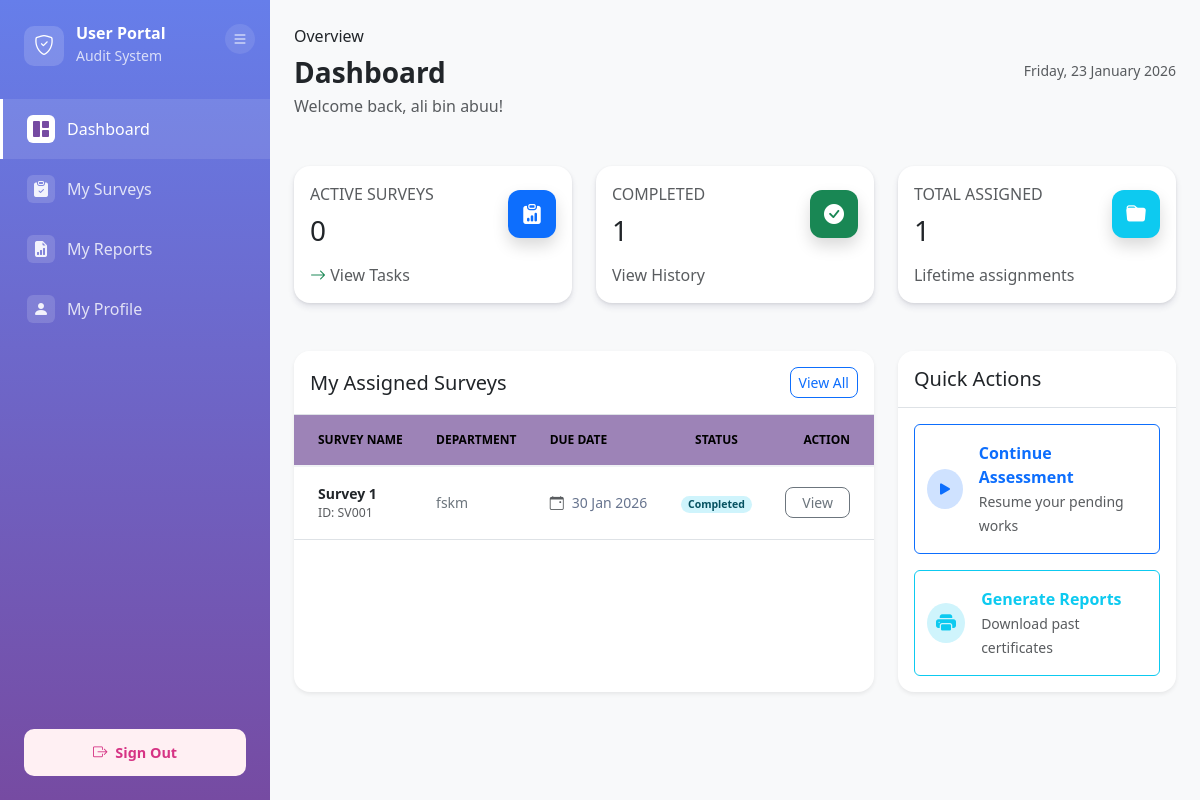
The app's page /modules/user/dashboard.php (signed in) with its own data.
### tables this page shows
CREATE TABLE `user` (
  `user_ID` int(11) NOT NULL,
  `primary_email` varchar(255) NOT NULL,
  `password` varchar(255) DEFAULT NULL,
  `google_sub_id` varchar(255) DEFAULT NULL,
  `full_name` varchar(255) NOT NULL,
  `department` varchar(50) DEFAULT NULL,
  `status` enum('Active','Inactive') NOT NULL DEFAULT 'Active',
  `email_verified` enum('Verified','Not Verified') NOT NULL DEFAULT 'Not Verified',
  `last_login` datetime DEFAULT NULL,
  `created_at` datetime DEFAULT current_timestamp(),
  `updated_at` datetime DEFAULT current_timestamp() ON UPDATE current_timestamp(),
  `user_organization` varchar(100) DEFAULT NULL,
  `user_position` varchar(100) DEFAULT NULL,
  `user_phone_company` varchar(20) DEFAULT NULL,
  `user_handphone_no` varchar(20) DEFAULT NULL
);

CREATE TABLE `user_survey` (
  `user_survey_ID` varchar(10) NOT NULL,
  `survey_ID` varchar(50) DEFAULT NULL,
  `user_ID` int(11) DEFAULT NULL,
  `status` enum('Pending','In progress','Completed','Expired') DEFAULT 'Pending'
);

CREATE TABLE `survey` (
  `survey_ID` varchar(50) NOT NULL,
  `survey_name` varchar(30) NOT NULL,
  `department` varchar(50) DEFAULT NULL,
  `start_date` datetime DEFAULT NULL,
  `end_date` datetime DEFAULT NULL,
  `status` varchar(100) DEFAULT NULL,
  `survey_description` varchar(500) DEFAULT NULL,
  `created_by` varchar(10) DEFAULT NULL,
  `created_at` datetime DEFAULT NULL,
  `updated_id` varchar(10) DEFAULT NULL,
  `updated_by` date DEFAULT NULL
);

### src/modules/user/dashboard.php (the view, shortened to what the rows shown need)
<?php
require_once '../../config/config.php';
$db = new Database();
$user_ID = getCurrentUserId();
$current_time = date('Y-m-d H:i:s');
$status_sql = "SELECT status, full_name, primary_email FROM user WHERE user_ID = :user_ID LIMIT 1";
$user_data = $db->fetchOne($status_sql, [':user_ID' => $user_ID]);
$current_user = getCurrentUser();
$recent_surveys_sql = "SELECT s.*, us.status as user_survey_status
        FROM survey s
        INNER JOIN user_survey us ON s.survey_ID = us.survey_ID
        WHERE us.user_ID = :user_ID
        AND s.start_date <= :current_time
        AND s.status != 'Draft'
        ORDER BY s.start_date DESC LIMIT 4";
$recent_surveys = $db->fetchAll($recent_surveys_sql, [
    ':user_ID' => $user_ID,
    ':current_time' => $current_time
]);
function getStatusBadge($status) {
    if ($status === 'Completed') return '<span class="badge rounded-pill bg-info-subtle text-info-emphasis">Completed</span>';
    return '<span class="badge rounded-pill bg-secondary-subtle text-secondary-emphasis">' . htmlspecialchars($status) . '</span>';
}
?>
<!DOCTYPE html>
<html lang="en">
<head>
    <link href="https://cdn.jsdelivr.net/npm/bootstrap@5.3.0/dist/css/bootstrap.min.css" rel="stylesheet">
    <link rel="stylesheet" href="https://cdn.jsdelivr.net/npm/bootstrap-icons@1.11.0/font/bootstrap-icons.css">
</head>
<body>
    <div class="container-fluid p-0 h-100">
        <div class="row g-0 h-100">
            <div class="col-md-9 col-lg-10 main-content-wrapper">
                <div class="main-content px-4 py-4">
                    <div class="d-flex justify-content-between align-items-center mb-5">
                        <div>
                            <nav aria-label="breadcrumb">
                                <ol class="breadcrumb mb-2">
                                </ol>
                            </nav>
                            <h3 class="fw-bold mb-1">Dashboard</h3>
                            <p class="text-muted mb-0">Welcome back, <?php echo htmlspecialchars($current_user['full_name']); ?>!</p>
                        </div>
                    </div>
                    <div class="row">
                        <div class="col-lg-8">
                            <div class="card border-0 shadow-sm rounded-4 h-100">
                                <div class="table-responsive">
                                    <table class="table table-hover align-middle mb-0">
                                        <thead>
                                            <tr>
                                                <th class="ps-4">Survey Name</th>
                                                <th>Department</th>
                                                <th>Due Date</th>
                                                <th class="text-center">Status</th>
                                                <th class="text-end pe-4">Action</th>
                                            </tr>
                                        </thead>
                                        <tbody>
                                            <?php if (empty($recent_surveys)): ?>
                                                <tr>
                                                    <td colspan="5" class="text-center py-5">
                                                        <div class="text-muted">
                                                            <i class="bi bi-inbox display-4 d-block mb-2"></i>
                                                            No surveys assigned currently.
                                                        </div>
                                                    </td>
                                                </tr>
                                            <?php else: ?>
                                                <?php foreach ($recent_surveys as $row): ?>
                                                    <tr>
                                                        <td class="ps-4">
                                                            <div class="d-flex flex-column">
                                                                <span class="fw-bold text-dark"><?php echo htmlspecialchars($row['survey_name']); ?></span>
                                                                <small class="text-muted">ID: <?php echo htmlspecialchars($row['survey_ID']); ?></small>
                                                            </div>
                                                        </td>
                                                        <td>
                                                            <span class="text-secondary text-sm font-weight-bold">
                                                                <?php echo htmlspecialchars($row['department']); ?>
                                                            </span>
                                                        </td>
                                                        <td>
                                                            <div class="d-flex align-items-center">
                                                                <i class="bi bi-calendar-event me-2 text-muted"></i>
                                                                <?php echo date('d M Y', strtotime($row['end_date'])); ?>
                                                            </div>
                                                        </td>
                                                        <td class="text-center">
                                                            <?php echo getStatusBadge($row['user_survey_status']); ?>
                                                        </td>
                                                        <td class="text-end pe-4">
                                                            <?php if($row['status'] === 'Active' && $row['user_survey_status'] !== 'Completed'): ?>
                                                                <a href="survey/assessment.php?survey_id=<?php echo $row['survey_ID']; ?>"
                                                                   class="btn btn-sm btn-primary px-3 rounded-3"
                                                                   style="background: linear-gradient(135deg, #667eea 0%, #764ba2 100%); border: none;">
                                                                    Start
                                                                </a>
                                                            <?php else: ?>
                                                                <a href="report/view.php?id=<?php echo $row['survey_ID']; ?>"
                                                                   class="btn btn-sm btn-outline-secondary px-3 rounded-3">
                                                                    View
                                                                </a>
                                                            <?php endif; ?>
                                                        </td>
                                                    </tr>
                                                <?php endforeach; ?>
                                            <?php endif; ?>
                                        </tbody>
                                    </table>
                                </div>
                            </div>
                        </div>
                    </div>
                </div>
            </div>
        </div>
    </div>
</body>
</html>

### records on screen
user: full_name "ali bin abuu"
user_survey: survey_ID.survey_name "Survey 1", survey_ID.survey_ID "SV001", survey_ID.department "fskm", survey_ID.end_date "30 Jan 2026", status "Completed"

### other values on screen
$stats['active_surveys'] "0"
$stats['completed_surveys'] "1"
$stats['total_surveys'] "1"
